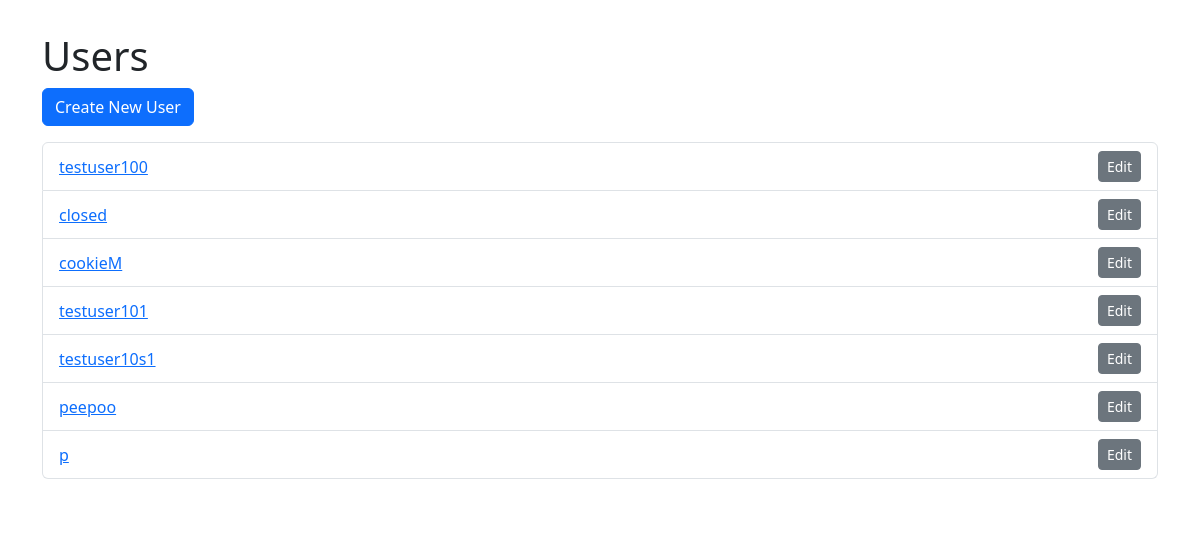
The app's page /users/, older data.
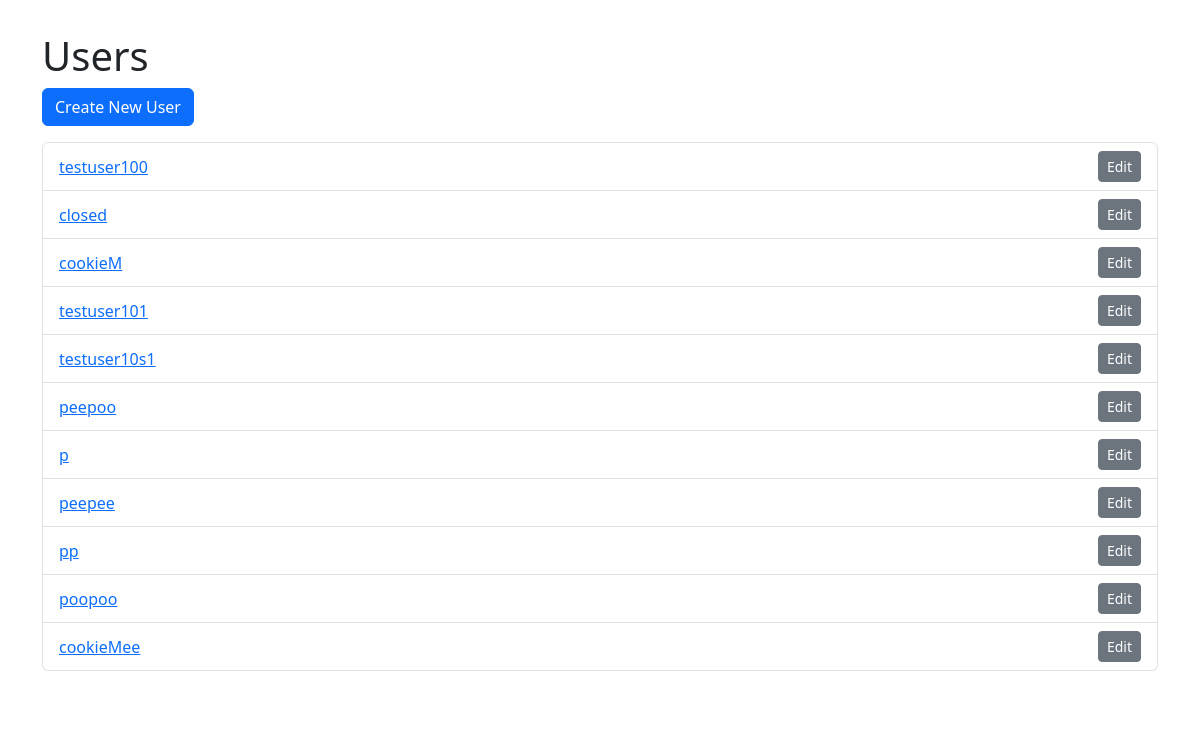
The same page, newer data.
### tables this page shows
CREATE TABLE users (
                id INTEGER PRIMARY KEY AUTOINCREMENT,
                username TEXT UNIQUE NOT NULL,
                email TEXT NOT NULL,
                password TEXT NOT NULL
            );

### controllers/User_Controller.py (the view)
@user_routes.route('/', endpoint='index')
def index():
    users = User_Model.get_all()
    return render_template('user/index.html', users=users)

### models/User_Model.py (called while the page is built)
    @classmethod
    def get_all(cls):
        with sqlite3.connect(cls.DB_PATH) as conn:
            cursor = conn.cursor()
            cursor.execute("SELECT * FROM users")
            rows = cursor.fetchall()
            return [
                {"id": row[0], "username": row[1], "email": row[2], "password": row[3]}
                for row in rows
            ]

### templates/user/index.html (shortened to what this page needs)
<!DOCTYPE html>
<html lang="en">
<head>
    <link rel="stylesheet" href="/static/css/styles.css">
    <link rel="stylesheet" href="https://cdn.jsdelivr.net/npm/bootstrap@5.3.0/dist/css/bootstrap.min.css">
</head>
<body>
<div class="container">
    <h1>Users</h1>
    <a class="btn btn-primary mb-3" href="{{ url_for('user_routes.create') }}">Create New User</a>
    <ul class="list-group">
        {% for user in users %}
        <li class="list-group-item d-flex justify-content-between align-items-center">
            <a href="{{ url_for('user_routes.detail', user_id=user['id']) }}">{{ user['username'] }}</a>
            <a class="btn btn-sm btn-secondary" href="{{ url_for('user_routes.edit', user_id=user['id']) }}">Edit</a>
        </li>
        {% endfor %}
    </ul>
</div>
</body>
</html>

Row changes from the older to the newer data that the page shows:
added users: username "peepee"
added users: username "pp"
added users: username "poopoo"
added users: username "cookieMee"
